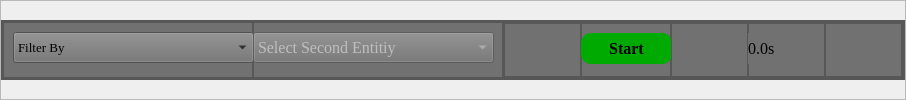
                        <widget class="QFrame" name="frame_46">
                         <property name="frameShape">
                          <enum>QFrame::StyledPanel</enum>
                         </property>
                         <property name="frameShadow">
                          <enum>QFrame::Raised</enum>
                         </property>
                         <layout class="QHBoxLayout" name="horizontalLayout_15">
                          <property name="spacing">
                           <number>0</number>
                          </property>
                          <property name="leftMargin">
                           <number>0</number>
                          </property>
                          <property name="topMargin">
                           <number>0</number>
                          </property>
                          <property name="rightMargin">
                           <number>0</number>
                          </property>
                          <property name="bottomMargin">
                           <number>0</number>
                          </property>
                          <item>
                           <widget class="QFrame" name="frame_61">
                            <property name="minimumSize">
                             <size>
                              <width>0</width>
                              <height>50</height>
                             </size>
                            </property>
                            <property name="maximumSize">
                             <size>
                              <width>16777215</width>
                              <height>60</height>
                             </size>
                            </property>
                            <property name="styleSheet">
                             <string notr="true">background-color: rgb(113, 113, 113);</string>
                            </property>
                            <property name="frameShape">
                             <enum>QFrame::StyledPanel</enum>
                            </property>
                            <property name="frameShadow">
                             <enum>QFrame::Raised</enum>
                            </property>
                            <layout class="QHBoxLayout" name="horizontalLayout_12">
                             <property name="spacing">
                              <number>0</number>
                             </property>
                             <property name="leftMargin">
                              <number>0</number>
                             </property>
                             <property name="topMargin">
                              <number>0</number>
                             </property>
                             <property name="rightMargin">
                              <number>0</number>
                             </property>
                             <property name="bottomMargin">
                              <number>0</number>
                             </property>
                             <item>
                              <widget class="QFrame" name="frame_72">
                               <property name="frameShape">
                                <enum>QFrame::StyledPanel</enum>
                               </property>
                               <property name="frameShadow">
                                <enum>QFrame::Raised</enum>
                               </property>
                               <layout class="QHBoxLayout" name="horizontalLayout_13">
                                <property name="spacing">
                                 <number>0</number>
                                </property>
                                <property name="leftMargin">
                                 <number>0</number>
                                </property>
                                <property name="topMargin">
                                 <number>0</number>
                                </property>
                                <property name="rightMargin">
                                 <number>0</number>
                                </property>
                                <property name="bottomMargin">
                                 <number>0</number>
                                </property>
                                <item>
                                 <widget class="QFrame" name="frame_73">
                                  <property name="frameShape">
                                   <enum>QFrame::StyledPanel</enum>
                                  </property>
                                  <property name="frameShadow">
                                   <enum>QFrame::Raised</enum>
                                  </property>
                                 </widget>
                                </item>
                                <item>
                                 <widget class="QFrame" name="frame_74">
                                  <property name="minimumSize">
                                   <size>
                                    <width>250</width>
                                    <height>0</height>
                                   </size>
                                  </property>
                                  <property name="frameShape">
                                   <enum>QFrame::StyledPanel</enum>
                                  </property>
                                  <property name="frameShadow">
                                   <enum>QFrame::Raised</enum>
                                  </property>
                                  <widget class="QComboBox" name="searching_filters">
                                   <property name="geometry">
                                    <rect>
                                     <x>10</x>
                                     <y>10</y>
                                     <width>241</width>
                                     <height>31</height>
                                    </rect>
                                   </property>
                                   <property name="font">
                                    <font>
                                     <family>Times New Roman</family>
                                     <pointsize>10</pointsize>
                                    </font>
                                   </property>
                                   <item>
                                    <property name="text">
                                     <string>Filter By</string>
                                    </property>
                                   </item>
                                   <item>
                                    <property name="text">
                                     <string>Contains</string>
                                    </property>
                                   </item>
                                   <item>
                                    <property name="text">
                                     <string>Starts With</string>
                                    </property>
                                   </item>
                                   <item>
                                    <property name="text">
                                     <string>Ends With</string>
                                    </property>
                                   </item>
                                  </widget>
                                 </widget>
                                </item>
                                <item>
                                 <widget class="QFrame" name="frame_75">
                                  <property name="frameShape">
                                   <enum>QFrame::StyledPanel</enum>
                                  </property>
                                  <property name="frameShadow">
                                   <enum>QFrame::Raised</enum>
                                  </property>
                                 </widget>
                                </item>
                                <item>
                                 <widget class="QFrame" name="frame_76">
                                  <property name="minimumSize">
                                   <size>
                                    <width>250</width>
                                    <height>0</height>
                                   </size>
                                  </property>
                                  <property name="frameShape">
                                   <enum>QFrame::StyledPanel</enum>
                                  </property>
                                  <property name="frameShadow">
                                   <enum>QFrame::Raised</enum>
                                  </property>
                                  <widget class="QComboBox" name="searching_entity2">
                                   <property name="enabled">
                                    <bool>false</bool>
                                   </property>
                                   <property name="geometry">
                                    <rect>
                                     <x>0</x>
                                     <y>10</y>
                                     <width>241</width>
                                     <height>31</height>
                                    </rect>
                                   </property>
                                   <property name="font">
                                    <font>
                                     <family>Times New Roman</family>
                                     <pointsize>12</pointsize>
                                    </font>
                                   </property>
                                   <item>
                                    <property name="text">
                                     <string>Select Second Entitiy</string>
                                    </property>
                                   </item>
                                   <item>
                                    <property name="text">
                                     <string>Title</string>
                                    </property>
                                   </item>
                                   <item>
                                    <property name="text">
                                     <string>Author</string>
                                    </property>
                                   </item>
                                   <item>
                                    <property name="text">
                                     <string>Publication Date</string>
                                    </property>
                                   </item>
                                   <item>
                                    <property name="text">
                                     <string>Publisher</string>
                                    </property>
                                   </item>
                                   <item>
                                    <property name="text">
                                     <string>Collection</string>
                                    </property>
                                   </item>
                                   <item>
                                    <property name="text">
                                     <string>Sponsor</string>
                                    </property>
                                   </item>
                                   <item>
                                    <property name="text">
                                     <string>Contributor</string>
                                    </property>
                                   </item>
                                   <item>
                                    <property name="text">
                                     <string>Language</string>
                                    </property>
                                   </item>
                                  </widget>
                                 </widget>
                                </item>
                                <item>
                                 <widget class="QFrame" name="frame_77">
                                  <property name="frameShape">
                                   <enum>QFrame::StyledPanel</enum>
                                  </property>
                                  <property name="frameShadow">
                                   <enum>QFrame::Raised</enum>
                                  </property>
                                 </widget>
                                </item>
                                <item>
                                 <widget class="QFrame" name="frame_80">
                                  <property name="minimumSize">
                                   <size>
                                    <width>400</width>
                                    <height>0</height>
                                   </size>
                                  </property>
                                  <property name="frameShape">
                                   <enum>QFrame::StyledPanel</enum>
                                  </property>
                                  <property name="frameShadow">
                                   <enum>QFrame::Raised</enum>
                                  </property>
                                  <layout class="QHBoxLayout" name="horizontalLayout_10">
                                   <property name="spacing">
                                    <number>0</number>
                                   </property>
                                   <property name="leftMargin">
                                    <number>0</number>
                                   </property>
                                   <property name="topMargin">
                                    <number>0</number>
                                   </property>
                                   <property name="rightMargin">
                                    <number>0</number>
                                   </property>
                                   <property name="bottomMargin">
                                    <number>0</number>
                                   </property>
                                   <item>
                                    <widget class="QFrame" name="frame_56">
                                     <property name="frameShape">
                                      <enum>QFrame::StyledPanel</enum>
                                     </property>
                                     <property name="frameShadow">
                                      <enum>QFrame::Raised</enum>
                                     </property>
                                    </widget>
                                   </item>
                                   <item>
                                    <widget class="QFrame" name="frame_57">
                                     <property name="minimumSize">
                                      <size>
                                       <width>90</width>
                                       <height>0</height>
                                      </size>
                                     </property>
                                     <property name="frameShape">
                                      <enum>QFrame::StyledPanel</enum>
                                     </property>
                                     <property name="frameShadow">
                                      <enum>QFrame::Raised</enum>
                                     </property>
                                     <widget class="QPushButton" name="Searching_start_btn">
                                      <property name="geometry">
                                       <rect>
                                        <x>0</x>
                                        <y>10</y>
                                        <width>91</width>
                                        <height>31</height>
                                       </rect>
                                      </property>
                                      <property name="font">
                                       <font>
                                        <family>Times New Roman</family>
                                        <pointsize>12</pointsize>
                                        <weight>75</weight>
                                        <bold>true</bold>
                                       </font>
                                      </property>
                                      <property name="styleSheet">
                                       <string notr="true">background-color: rgb(0, 170, 0);
border-radius:10
</string>
                                      </property>
                                      <property name="text">
                                       <string>Start</string>
                                      </property>
                                     </widget>
                                    </widget>
                                   </item>
                                   <item>
                                    <widget class="QFrame" name="frame_62">
                                     <property name="frameShape">
                                      <enum>QFrame::StyledPanel</enum>
                                     </property>
                                     <property name="frameShadow">
                                      <enum>QFrame::Raised</enum>
                                     </property>
                                    </widget>
                                   </item>
                                   <item>
                                    <widget class="QFrame" name="frame_63">
                                     <property name="minimumSize">
                                      <size>
                                       <width>70</width>
                                       <height>0</height>
                                      </size>
                                     </property>
                                     <property name="frameShape">
                                      <enum>QFrame::StyledPanel</enum>
                                     </property>
                                     <property name="frameShadow">
                                      <enum>QFrame::Raised</enum>
                                     </property>
                                     <widget class="QLabel" name="label_4">
                                      <property name="geometry">
                                       <rect>
                                        <x>0</x>
                                        <y>10</y>
                                        <width>70</width>
                                        <height>31</height>
                                       </rect>
                                      </property>
                                      <property name="minimumSize">
                                       <size>
                                        <width>70</width>
                                        <height>0</height>
                                       </size>
                                      </property>
                                      <property name="font">
                                       <font>
                                        <family>Times New Roman</family>
                                        <pointsize>12</pointsize>
                                        <weight>50</weight>
                                        <bold>false</bold>
                                       </font>
                                      </property>
                                      <property name="text">
                                       <string>0.0s</string>
                                      </property>
                                     </widget>
                                    </widget>
                                   </item>
                                   <item>
                                    <widget class="QFrame" name="frame_64">
                                     <property name="frameShape">
                                      <enum>QFrame::StyledPanel</enum>
                                     </property>
                                     <property name="frameShadow">
                                      <enum>QFrame::Raised</enum>
                                     </property>
                                    </widget>
                                   </item>
                                  </layout>
                                 </widget>
                                </item>
                                <item>
                                 <widget class="QFrame" name="frame_82">
                                  <property name="frameShape">
                                   <enum>QFrame::StyledPanel</enum>
                                  </property>
                                  <property name="frameShadow">
                                   <enum>QFrame::Raised</enum>
                                  </property>
                                 </widget>
                                </item>
                               </layout>
                              </widget>
                             </item>
                            </layout>
                           </widget>
                          </item>
                         </layout>
                        </widget>
